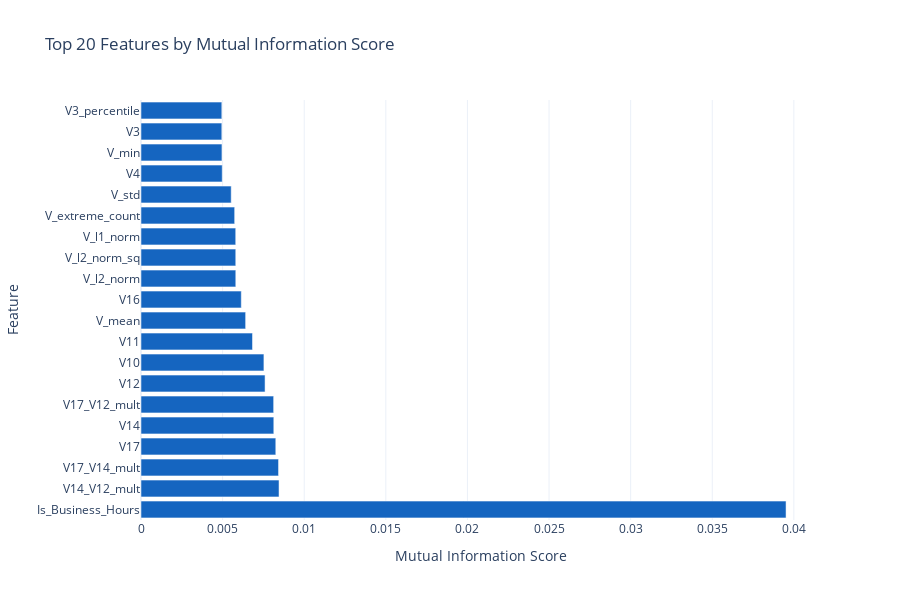

Here is the notebook cell this chart was saved with:
### Code cell
# Visualize feature importance
fig = go.Figure()

top_20 = feature_importance.head(20)
fig.add_trace(go.Bar(
    x=top_20['mi_score'],
    y=top_20['feature'],
    orientation='h',
    marker_color=COLORS['primary']
))

fig.update_layout(
    title="Top 20 Features by Mutual Information Score",
    xaxis_title="Mutual Information Score",
    yaxis_title="Feature",
    height=600,
    template='plotly_white'
)
fig.show()

### Figure 1 — Plotly figure (JSON) as saved in the notebook; plotly's stock layout.template omitted (floating-point values rounded to 4 significant figures)
{"data": [{"marker": {"color": "#1565C0"}, "orientation": "h", "type": "bar", "x": [0.03952, 0.008457, 0.008427, 0.008258, 0.008136, 0.008127, 0.007601, 0.00753, 0.006831, 0.006411, 0.006144, 0.005808, 0.005806, 0.005803, 0.005738, 0.005526, 0.004976, 0.00496, 0.004952, 0.004951], "y": ["Is_Business_Hours", "V14_V12_mult", "V17_V14_mult", "V17", "V14", "V17_V12_mult", "V12", "V10", "V11", "V_mean", "V16", "V_l2_norm", "V_l2_norm_sq", "V_l1_norm", "V_extreme_count", "V_std", "V4", "V_min", "V3", "V3_percentile"]}], "layout": {"height": 600, "title": {"text": "Top 20 Features by Mutual Information Score"}, "xaxis": {"title": {"text": "Mutual Information Score"}}, "yaxis": {"title": {"text": "Feature"}}}}
